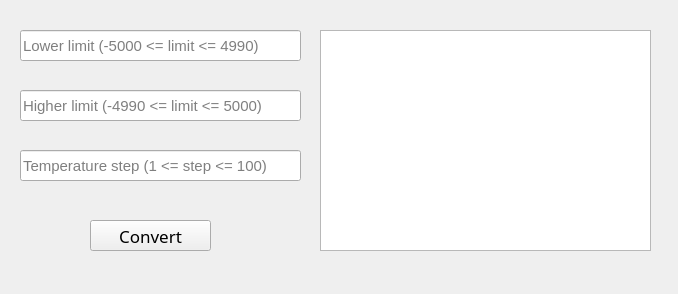
<?xml version="1.0" encoding="UTF-8"?>
<ui version="4.0">
 <class>Form</class>
 <widget class="QWidget" name="Form">
  <property name="geometry">
   <rect>
    <x>0</x>
    <y>0</y>
    <width>678</width>
    <height>294</height>
   </rect>
  </property>
  <property name="font">
   <font>
    <family>Fira Code</family>
    <pointsize>10</pointsize>
    <weight>50</weight>
    <bold>false</bold>
   </font>
  </property>
  <property name="windowTitle">
   <string>Form</string>
  </property>
  <widget class="QPushButton" name="convert">
   <property name="geometry">
    <rect>
     <x>90</x>
     <y>220</y>
     <width>121</width>
     <height>31</height>
    </rect>
   </property>
   <property name="font">
    <font>
     <family>Fira Code</family>
     <pointsize>13</pointsize>
     <weight>50</weight>
     <bold>false</bold>
    </font>
   </property>
   <property name="text">
    <string>Convert</string>
   </property>
   <property name="shortcut">
    <string>Return</string>
   </property>
  </widget>
  <widget class="QLineEdit" name="lower_limit">
   <property name="geometry">
    <rect>
     <x>20</x>
     <y>30</y>
     <width>281</width>
     <height>31</height>
    </rect>
   </property>
   <property name="font">
    <font>
     <family>Cantarell</family>
     <pointsize>11</pointsize>
     <weight>50</weight>
     <bold>false</bold>
    </font>
   </property>
   <property name="text">
    <string/>
   </property>
   <property name="placeholderText">
    <string>Lower limit (-5000 &lt;= limit &lt;= 4990)</string>
   </property>
  </widget>
  <widget class="QLineEdit" name="higher_limit">
   <property name="geometry">
    <rect>
     <x>20</x>
     <y>90</y>
     <width>281</width>
     <height>31</height>
    </rect>
   </property>
   <property name="font">
    <font>
     <family>Cantarell</family>
     <pointsize>11</pointsize>
     <weight>50</weight>
     <bold>false</bold>
    </font>
   </property>
   <property name="placeholderText">
    <string>Higher limit (-4990 &lt;= limit &lt;= 5000)</string>
   </property>
  </widget>
  <widget class="QLineEdit" name="step">
   <property name="geometry">
    <rect>
     <x>20</x>
     <y>150</y>
     <width>281</width>
     <height>31</height>
    </rect>
   </property>
   <property name="font">
    <font>
     <family>Cantarell</family>
     <pointsize>11</pointsize>
     <weight>50</weight>
     <bold>false</bold>
    </font>
   </property>
   <property name="text">
    <string/>
   </property>
   <property name="placeholderText">
    <string>Temperature step (1 &lt;= step &lt;= 100)</string>
   </property>
  </widget>
  <widget class="QTextBrowser" name="output">
   <property name="geometry">
    <rect>
     <x>320</x>
     <y>30</y>
     <width>331</width>
     <height>221</height>
    </rect>
   </property>
   <property name="minimumSize">
    <size>
     <width>331</width>
     <height>201</height>
    </size>
   </property>
   <property name="maximumSize">
    <size>
     <width>331</width>
     <height>300</height>
    </size>
   </property>
   <property name="font">
    <font>
     <family>Cantarell</family>
     <pointsize>11</pointsize>
     <weight>50</weight>
     <bold>false</bold>
    </font>
   </property>
  </widget>
  <widget class="QLabel" name="lower_error">
   <property name="geometry">
    <rect>
     <x>20</x>
     <y>60</y>
     <width>271</width>
     <height>16</height>
    </rect>
   </property>
   <property name="text">
    <string/>
   </property>
  </widget>
  <widget class="QLabel" name="higher_error">
   <property name="geometry">
    <rect>
     <x>20</x>
     <y>120</y>
     <width>271</width>
     <height>16</height>
    </rect>
   </property>
   <property name="text">
    <string/>
   </property>
  </widget>
  <widget class="QLabel" name="step_error">
   <property name="geometry">
    <rect>
     <x>20</x>
     <y>180</y>
     <width>271</width>
     <height>31</height>
    </rect>
   </property>
   <property name="text">
    <string/>
   </property>
   <property name="wordWrap">
    <bool>true</bool>
   </property>
  </widget>
 </widget>
 <resources/>
 <connections/>
</ui>
